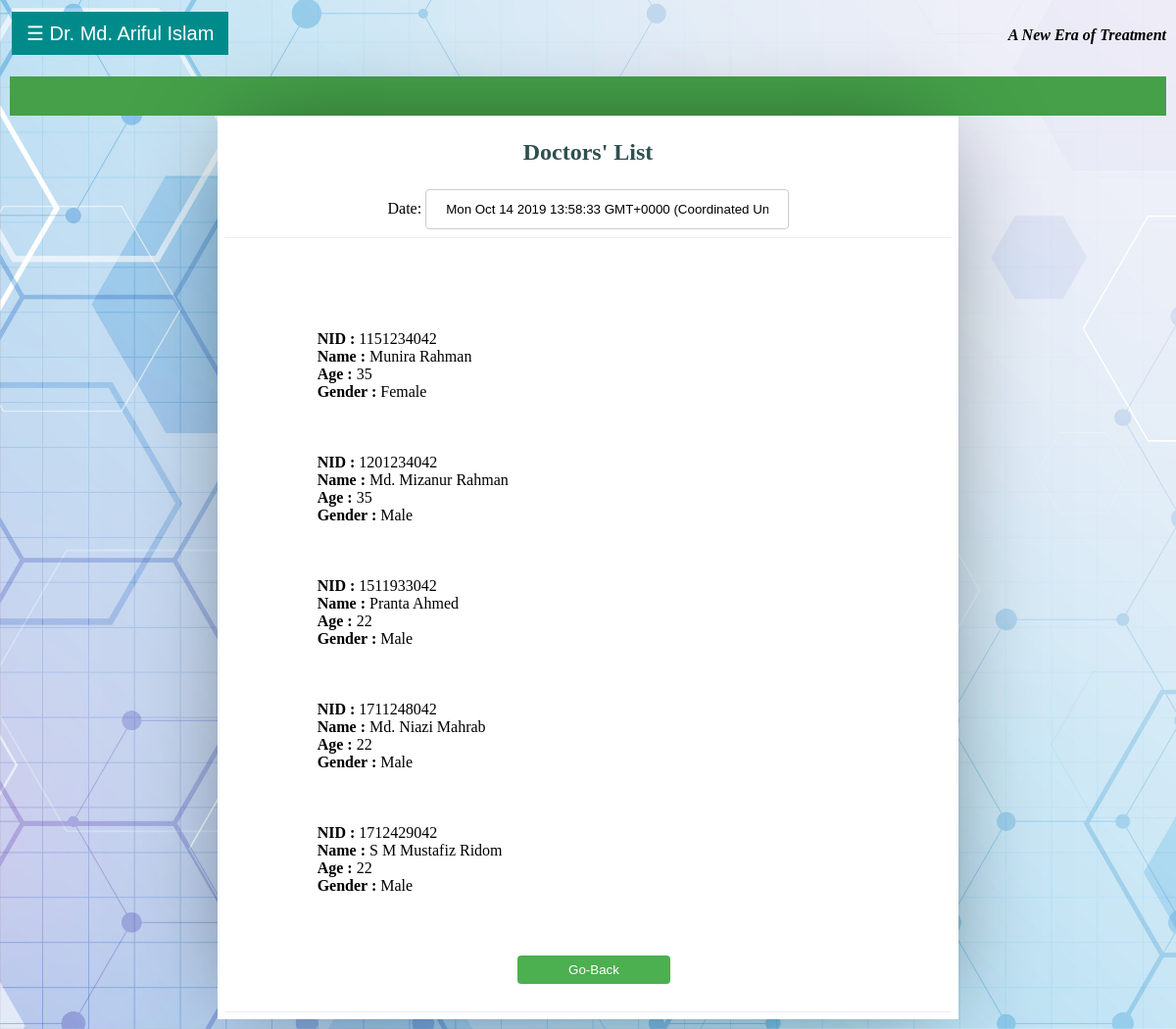
The app's page /DocPatientList.php (signed in) with its own data.
### tables this page shows
CREATE TABLE `doctor` (
  `NID` int(11) NOT NULL,
  `Name` varchar(30) NOT NULL,
  `Age` int(11) NOT NULL,
  `Gender` varchar(10) NOT NULL,
  `Email` varchar(30) NOT NULL,
  `Address` varchar(100) NOT NULL,
  `SSC_GPA` double DEFAULT NULL,
  `SSC_Session` int(11) DEFAULT NULL,
  `SSC_inst` varchar(100) DEFAULT NULL,
  `HSC_GPA` double DEFAULT NULL,
  `HSC_Session` int(11) DEFAULT NULL,
  `HSC_inst` varchar(100) DEFAULT NULL,
  `BMDC_RegNo` int(11) DEFAULT NULL,
  `MBBS_Session` int(11) DEFAULT NULL,
  `MBBS_inst` varchar(100) DEFAULT NULL,
  `PostGrad_deatails` varchar(300) DEFAULT NULL,
  `Pwd` varchar(100) NOT NULL
);

CREATE TABLE `prescription` (
  `Doc_id` varchar(100) NOT NULL,
  `Patient_Id` varchar(100) NOT NULL,
  `Prescription_id` varchar(100) NOT NULL
);

CREATE TABLE `patient` (
  `NID` int(11) NOT NULL,
  `Name` varchar(30) NOT NULL,
  `Age` int(11) NOT NULL,
  `Gender` varchar(10) NOT NULL,
  `Email` varchar(100) NOT NULL,
  `Address` varchar(100) NOT NULL,
  `Pwd` varchar(1000) NOT NULL
);

### DocPatientList.php (the view, shortened to what this page needs)
<?php
$email = $_SESSION['email'];
$link = mysqli_connect("localhost", "root", "", "icare");
$sql = "SELECT * FROM doctor where Email = '$email'";
$result = mysqli_query($link, $sql);
$row = mysqli_fetch_array($result);
$docNID = $row['NID'];
?>
<!DOCTYPE html>
<html lang="en">
<head>
    <link rel="stylesheet" href="E-Prescription.css">
</head>
<body onload="myFunction()">
<div id="main">
    <button class="openbtn" onclick="openNav()">☰
        <?php
        echo "Dr. " . $row['Name'];
        ?>
    </button>
</div>
<p align="top-right" style="color: greenyellow;padding:0px;
       font-size: 16px;
       color: black;
       text-align:center;
       position: absolute;
       top: 10px;
       right: 10px;"><b><i>A New Era of Treatment</i></b></p>
<div class="column middle">
    <div class="topnav" style="padding: 20px">
    </div>
    <div id="invoice-POS">
        <center id="top">
            <div class="info">
                <h1 style="color:darkslategray;">Doctors' List</h1>
                Date: <input type="text" id="demo"/>
            </div>
        </center>
        <div id="mid">
            <form action="" method="post">
                <div class="cardInner">
                    <?php
                    $query = "SELECT * FROM prescription,patient pat where Doc_id = '$docNID' and Patient_Id = pat.NID ";
                    if ($result = mysqli_query($link, $query)) {
                        if (mysqli_num_rows($result) > 0) {
                            echo "<br><br><br>";
                            while ($table = mysqli_fetch_array($result)) {
                                echo "<label><b>NID :</b> </label>";
                                echo $table['NID'] . "<br>";
                                echo "<label><b>Name : </b> </label>";
                                echo $table['Name'] . "<br>";
                                echo "<label><b>Age :</b>  </label>";
                                echo $table['Age'] . "<br>";
                                echo "<label><b>Gender :</b>  </label>";
                                echo $table['Gender'] . "<br><br>";
                                echo "<br><br>";
                            }
                        } else {
                            echo "<br><br>";
                            echo "<label style='alignment: center'><b>No records matching your query were found.</b> </label>";
                        }
                    } else {
                        echo "ERROR: Could not able to execute $sql. " . mysqli_error($link);
                    }
                    echo "<input type=submit style='width: 25%' formaction='doctorHomepage.php'   value=Go-Back>";
                    ?>
                </div>
            </form>
        </div>
    </div>
</body>
</html>

### E-Prescription.css (style rules this page uses)
* { box-sizing: border-box; }
body { margin: 0; background-image: url("index_background.jpg"); background-repeat: no-repeat; background-position: inherit; background-size: cover; }
.column { float: left; padding: 10px; }
.column.middle { width: 100%; }
.topnav { overflow: hidden; background-color: #45a049; }
.cardInner { padding: 20px; margin-top: 20px; border-radius: 5%; margin-left: 10%; }
input[type=text], select { width: 50%; padding: 12px 20px; margin: 8px 0; display: inline-block; border: 1px solid #ccc; border-radius: 4px; box-sizing: border-box; }
input[type=submit] { width: 15%; background-color: #4CAF50; color: white; padding: 7px 10px; margin: 8px 0; border: none; border-radius: 4px; cursor: pointer; }
b { font-weight: bold; }
#invoice-POS { box-shadow: 0 0 1in -0.25in rgba(0, 0, 0, 0.5); padding:2mm; margin: 0 auto; width: 200mm; background: #FFF; }
h1 { font-size: 1.5em; color: black; }
p { font-size: .7em; color: black; line-height: 1.2em; }
#top, #mid,#bot { border-bottom: 1px solid #EEE; }
#top { min-height: 100px; }
#mid { min-height: 350px; }
.info { display: block; //float:left; margin-left: 0; }
.openbtn { font-size: 20px; cursor: pointer; background: darkcyan; color: white; padding: 10px 15px; border: none; }
#main { transition: margin-left .5s; padding: 12px; }

### records on screen
doctor: Name "Md. Ariful Islam"
prescription: Patient_Id.NID "1151234042", Patient_Id.Name "Munira Rahman", Patient_Id.Age "35", Patient_Id.Gender "Female"
prescription: Patient_Id.NID "1201234042", Patient_Id.Name "Md. Mizanur Rahman", Patient_Id.Age "35", Patient_Id.Gender "Male"
prescription: Patient_Id.NID "1511933042", Patient_Id.Name "Pranta Ahmed", Patient_Id.Age "22", Patient_Id.Gender "Male"
prescription: Patient_Id.NID "1711248042", Patient_Id.Name "Md. Niazi Mahrab", Patient_Id.Age "22", Patient_Id.Gender "Male"
prescription: Patient_Id.NID "1712429042", Patient_Id.Name "S M Mustafiz Ridom", Patient_Id.Age "22", Patient_Id.Gender "Male"
